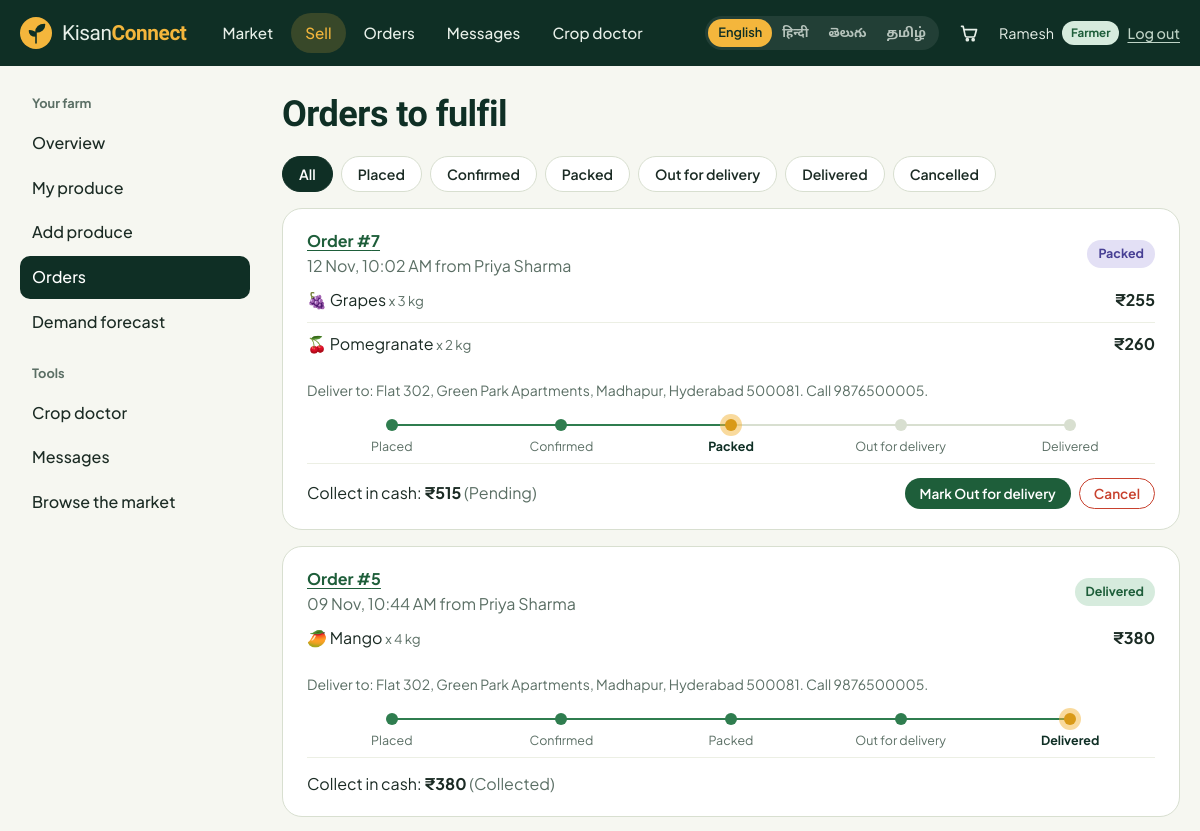
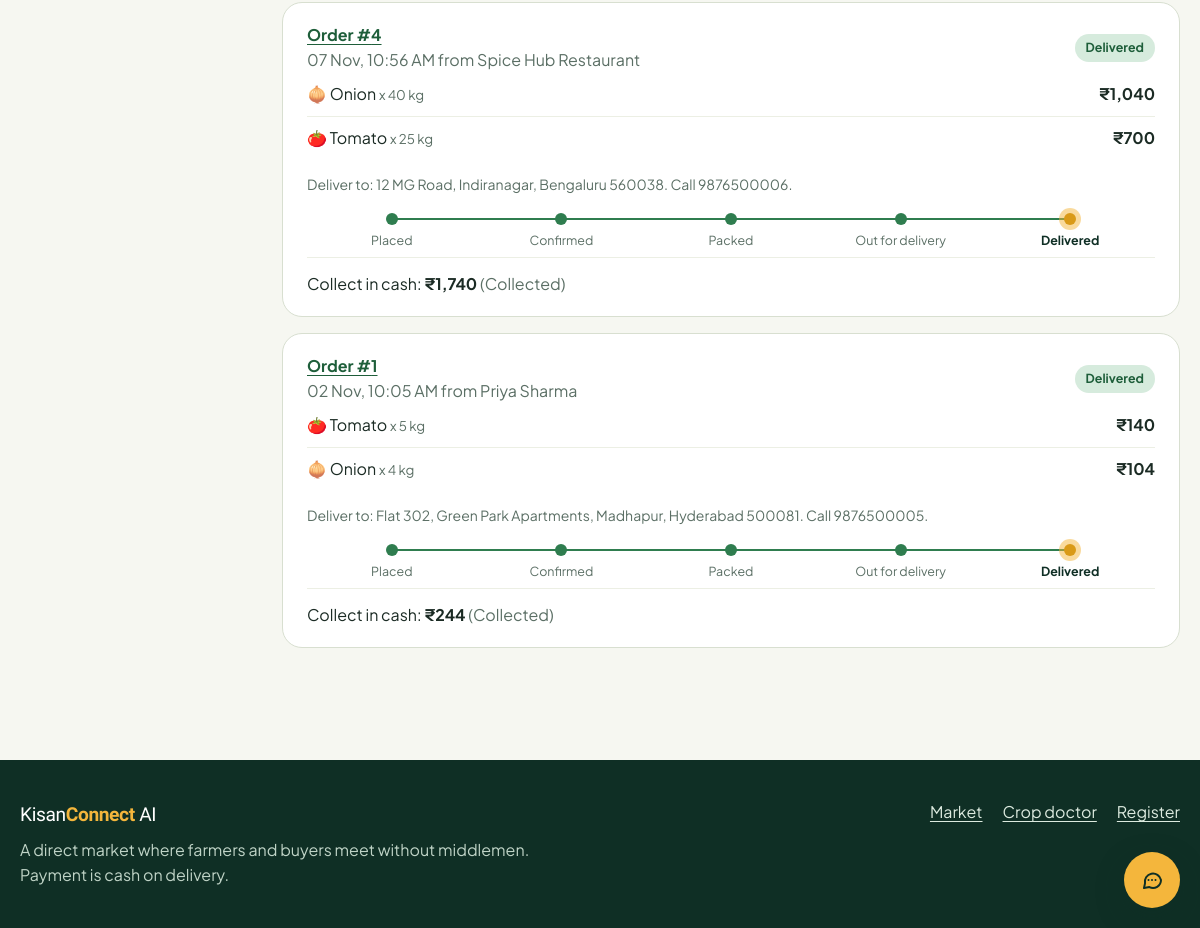
Screenshot of /farmer/orders (signed in) with the database file from the repository (2 pictures, top to bottom).
### tables this page shows
CREATE TABLE users(
  id INTEGER PRIMARY KEY AUTOINCREMENT,
  username TEXT UNIQUE NOT NULL, password_hash TEXT NOT NULL,
  name TEXT NOT NULL, role TEXT NOT NULL CHECK(role IN ('admin','farmer','buyer')),
  phone TEXT, village TEXT, address TEXT, language TEXT DEFAULT 'en',
  status TEXT NOT NULL DEFAULT 'active', cod_blocked INTEGER NOT NULL DEFAULT 0,
  created_at TEXT NOT NULL);

CREATE TABLE orders(
  id INTEGER PRIMARY KEY AUTOINCREMENT,
  buyer_id INTEGER NOT NULL REFERENCES users(id), seller_id INTEGER NOT NULL REFERENCES users(id),
  total REAL NOT NULL, status TEXT NOT NULL DEFAULT 'Placed',
  payment_method TEXT NOT NULL DEFAULT 'COD', payment_status TEXT NOT NULL DEFAULT 'Pending',
  address TEXT NOT NULL, phone TEXT NOT NULL, note TEXT, created_at TEXT NOT NULL);

CREATE TABLE order_items(
  id INTEGER PRIMARY KEY AUTOINCREMENT,
  order_id INTEGER NOT NULL REFERENCES orders(id), product_id INTEGER NOT NULL REFERENCES products(id),
  name TEXT NOT NULL, emoji TEXT, price REAL NOT NULL, qty INTEGER NOT NULL, unit TEXT NOT NULL);

### app.py (the view)
@app.route("/farmer/orders")
@role_required("farmer")
def farmer_orders():
    status = request.args.get("status", "")
    sql = """SELECT o.*, b.name AS buyer_name, b.phone AS buyer_phone FROM orders o
             JOIN users b ON b.id=o.buyer_id WHERE o.seller_id=?"""
    args = [g.user["id"]]
    if status in ORDER_FLOW + ["Cancelled"]:
        sql += " AND o.status=?"
        args.append(status)
    rows = q(sql + " ORDER BY o.created_at DESC", args)
    data = [dict(o=o, lines=order_items_for(o["id"])) for o in rows]
    return render_template("farmer/orders.html", data=data, status=status)

### app.py (called while the page is built)
def get_db():
    if "db" not in g:
        g.db = sqlite3.connect(DB_PATH)
        g.db.row_factory = sqlite3.Row
        g.db.execute("PRAGMA foreign_keys=ON")
    return g.db

def q(sql, args=(), one=False):
    cur = get_db().execute(sql, args)
    rows = cur.fetchall()
    cur.close()
    if one:
        return rows[0] if rows else None
    return rows

def role_required(*roles):
    def deco(fn):
        @wraps(fn)
        def wrapper(*a, **k):
            if not g.user:
                flash("Log in to continue.", "info")
                return redirect(url_for("login", next=request.path))
            if roles and g.user["role"] != "admin" and g.user["role"] not in roles:
                abort(403)
            return fn(*a, **k)
        return wrapper
    return deco

def csrf_token():
    if "_csrf" not in session:
        session["_csrf"] = secrets.token_hex(16)
    return session["_csrf"]

@app.before_request
def load_user():
    g.user = None
    uid = session.get("uid")
    if uid:
        user = q("SELECT * FROM users WHERE id=?", (uid,), one=True)
        if user and user["status"] != "blocked":
            g.user = user
        else:
            session.pop("uid", None)
    if request.method == "POST":
        token = request.form.get("_csrf") or request.headers.get("X-CSRF-Token", "")
        if not token or not secrets.compare_digest(token, session.get("_csrf", "")):
            abort(400)

@app.context_processor
def inject():
    lang = session.get("lang") or (g.user["language"] if g.user else "en")
    if lang not in LANG_NAMES:
        lang = "en"
    def t(key):
        row = TRANSLATIONS.get(key, {})
        return row.get(lang) or row.get("en") or key
    cart = session.get("cart", {})
    unread = 0
    if g.user:
        unread = q("SELECT COUNT(*) c FROM messages WHERE receiver_id=? AND is_read=0", (g.user["id"],), one=True)["c"]
    return dict(t=t, lang=lang, lang_names=LANG_NAMES, csrf_token=csrf_token, me=g.user,
                cart_count=sum(cart.values()), unread_count=unread, categories=CATEGORIES,
                order_flow=ORDER_FLOW, year=datetime.now().year)

@app.template_filter("inr")
def inr(value):
    try:
        value = float(value or 0)
    except (TypeError, ValueError):
        return "₹0"
    return "₹{:,.0f}".format(value) if value == int(value) or value >= 1000 else "₹{:,.1f}".format(value)

def order_items_for(oid):
    return q("SELECT * FROM order_items WHERE order_id=?", (oid,))

### templates/farmer/orders.html (shortened to what this page needs)
{% extends "dash_base.html" %}
{% from "_m.html" import pill, timeline with context %}
{% set section = 'f-orders' %}
{% block content %}
<header class="dash-head"><h1>Orders to fulfil</h1></header>
<div class="chips" role="group" aria-label="Filter by status">
  <a class="chip {{ 'on' if not status }}" href="{{ url_for('farmer_orders') }}">All</a>
  {% for s in order_flow + ['Cancelled'] %}<a class="chip {{ 'on' if status == s }}" href="{{ url_for('farmer_orders', status=s) }}">{{ s }}</a>{% endfor %}
</div>
{% for d in data %}
{% set o = d.o %}
<article class="order-card">
  <header>
    <div><a href="{{ url_for('order_detail', oid=o.id) }}"><strong>Order #{{ o.id }}</strong></a> <span class="muted">{{ o.created_at|when }} from {{ o.buyer_name }}</span></div>
    {{ pill(o.status) }}
  </header>
  <ul class="mini-list">
    {% for it in d.lines %}<li><span>{{ it.emoji }} {{ it.name }} <small class="muted">x {{ it.qty }} {{ it.unit }}</small></span><b>{{ (it.price * it.qty)|inr }}</b></li>{% endfor %}
  </ul>
  <p class="muted small">Deliver to: {{ o.address }}. Call {{ o.buyer_phone or o.phone }}.</p>
  {{ timeline(o.status) }}
  <footer>
    <span>Collect in cash: <b>{{ o.total|inr }}</b> <span class="muted">({{ o.payment_status }})</span></span>
    {% if o.status not in ('Delivered', 'Cancelled') %}
    {% set nxt = order_flow[order_flow.index(o.status) + 1] %}
    <form method="post" action="{{ url_for('order_status', oid=o.id) }}" class="inline-form">
      <button class="btn btn-primary btn-sm" name="status" value="{{ nxt }}">Mark {{ nxt }}</button>
      <button class="btn btn-danger-outline btn-sm" name="status" value="Cancelled" onclick="return confirm('Cancel order #{{ o.id }}?')">Cancel</button>
    </form>
    {% endif %}
  </footer>
</article>
{% else %}
<div class="empty-state"><h2>No orders here</h2><p>When buyers order your produce, you confirm, pack and deliver from this page.</p></div>
{% endfor %}
{% endblock %}

### templates/_m.html (shortened to what this page needs)
{% macro pill(s) %}<span class="pill pill-{{ s|replace(' ', '-')|lower }}">{{ s }}</span>{% endmacro %}
{% macro timeline(status) %}
  {% if status == 'Cancelled' %}
    <p class="cancelled-note">This order was cancelled.</p>
  {% else %}
  <ol class="timeline" aria-label="Order progress">
    {% set idx = order_flow.index(status) %}
    {% for s in order_flow %}
      <li class="{{ 'done' if loop.index0 < idx else ('now' if loop.index0 == idx else '') }}"><span></span>{{ s }}</li>
    {% endfor %}
  </ol>
  {% endif %}
{% endmacro %}

### templates/base.html (shortened to what this page needs)
<!doctype html>
<html lang="{{ lang }}">
<head>
  <link rel="stylesheet" href="{{ url_for('static', filename='css/style.css') }}">
</head>
<body class="{% block bodyclass %}{% endblock %}">
<header class="topbar">
  <div class="wrap topbar-in">
    <a class="brand" href="{{ url_for('landing') }}" aria-label="KisanConnect AI home">
      <span class="brand-name">Kisan<b>Connect</b></span>
    </a>
    <nav class="nav" id="nav" aria-label="Main">
      <a href="{{ url_for('shop') }}" class="{{ 'on' if request.path.startswith('/shop') or request.path.startswith('/product') }}">{{ t('nav_shop') }}</a>
      {% if me and me.role in ('farmer', 'admin') %}<a href="{{ url_for('farmer_dashboard') }}" class="{{ 'on' if request.path.startswith('/farmer') }}">{{ t('nav_sell') }}</a>{% endif %}
      {% if me %}<a href="{{ url_for('orders') }}" class="{{ 'on' if request.path.startswith('/orders') }}">{{ t('nav_orders') }}</a>
      <a href="{{ url_for('chat') }}" class="{{ 'on' if request.path.startswith('/chat') }}">{{ t('nav_chat') }}{% if unread_count %}<span class="dot-count">{{ unread_count }}</span>{% endif %}</a>{% endif %}
      <a href="{{ url_for('crop_doctor') }}" class="{{ 'on' if request.path.startswith('/ai/crop') }}">{{ t('nav_doctor') }}</a>
    </nav>
    <div class="topbar-tools">
      <div class="lang" role="group" aria-label="Language">
        {% for code, label in lang_names.items() %}
          <a href="{{ url_for('set_lang', code=code, next=request.path) }}" class="{{ 'on' if code == lang }}" hreflang="{{ code }}" lang="{{ code }}">{{ label }}</a>
        {% endfor %}
      </div>
      {% if me %}
        <a class="cart-link" href="{{ url_for('cart') }}" aria-label="{{ t('nav_cart') }}">
          <svg viewBox="0 0 24 24" width="20" height="20" fill="none" stroke="currentColor" stroke-width="2" stroke-linecap="round" stroke-linejoin="round"><path d="M3 4h2l2.4 11.2a2 2 0 0 0 2 1.6h7.6a2 2 0 0 0 2-1.5L21 8H6.2"/><circle cx="10" cy="20" r="1.2"/><circle cx="17" cy="20" r="1.2"/></svg>
        </a>
        <div class="me">
          <span class="me-name">{{ me.name.split(' ')[0] }}</span>
          <span class="role-tag role-{{ me.role }}">{{ me.role }}</span>
          <form method="post" action="{{ url_for('logout') }}"><input type="hidden" name="_csrf" value="{{ csrf_token() }}"><button class="link-btn">{{ t('nav_logout') }}</button></form>
        </div>
      {% else %}
        <a class="btn btn-ghost btn-sm" href="{{ url_for('login') }}">{{ t('nav_login') }}</a>
        <a class="btn btn-primary btn-sm" href="{{ url_for('register') }}">{{ t('nav_register') }}</a>
      {% endif %}
    </div>
  </div>
</header>
{% block body %}<main id="main">{% block content %}{% endblock %}</main>{% endblock %}
<footer class="footer">
  <div class="wrap footer-in">
    <div>
      <span class="brand-name">Kisan<b>Connect</b> AI</span>
      <p>A direct market where farmers and buyers meet without middlemen. Payment is cash on delivery.</p>
    </div>
    <div class="footer-links">
      <a href="{{ url_for('shop') }}">{{ t('nav_shop') }}</a>
      <a href="{{ url_for('crop_doctor') }}">{{ t('nav_doctor') }}</a>
      <a href="{{ url_for('register') }}">{{ t('nav_register') }}</a>
    </div>
  </div>
</footer>
<button class="bot-fab" type="button" data-bot-open aria-label="{{ t('assistant_title') }}" aria-expanded="false" aria-controls="bot">
  <svg viewBox="0 0 24 24" width="24" height="24" fill="none" stroke="currentColor" stroke-width="2" stroke-linecap="round" stroke-linejoin="round" aria-hidden="true"><path d="M21 12a8 8 0 0 1-11.6 7.1L4 20l1-4.6A8 8 0 1 1 21 12z"/><path d="M8.5 12h.01M12 12h.01M15.5 12h.01"/></svg>
</button>
</body>
</html>

### rows the page displays
users: name "Ramesh", role "Farmer"
orders: id "7", created_at|when "12 Nov, 10:02 AM", data "Packed", address "Flat 302, Green Park Apartments, Madhapur, Hyderabad 500081", total|inr "₹515", payment_status "Pending"
users: buyer_name "Priya Sharma" "Priya Sharma" "Priya Sharma", phone "9876500005" "9876500005" "9876500005"
order_items: emoji "🍇", name "Grapes", qty "3", unit "kg", (it.price*it.qty)|inr "₹255"
order_items: emoji "🍒", name "Pomegranate", qty "2", unit "kg", (it.price*it.qty)|inr "₹260"
orders: id "5", created_at|when "09 Nov, 10:44 AM", data "Delivered", address "Flat 302, Green Park Apartments, Madhapur, Hyderabad 500081", total|inr "₹380", payment_status "Collected"
order_items: emoji "🥭", name "Mango", qty "4", unit "kg", (it.price*it.qty)|inr "₹380"
orders: id "4", created_at|when "07 Nov, 10:56 AM", data "Delivered", address "12 MG Road, Indiranagar, Bengaluru 560038", total|inr "₹1,740", payment_status "Collected"
users: buyer_name "Spice Hub Restaurant", phone "9876500006"
order_items: emoji "🧅", name "Onion", qty "40", unit "kg", (it.price*it.qty)|inr "₹1,040"
order_items: emoji "🍅", name "Tomato", qty "25", unit "kg", (it.price*it.qty)|inr "₹700"
orders: id "1", created_at|when "02 Nov, 10:05 AM", data "Delivered", address "Flat 302, Green Park Apartments, Madhapur, Hyderabad 500081", total|inr "₹244", payment_status "Collected"
order_items: emoji "🍅", name "Tomato", qty "5", unit "kg", (it.price*it.qty)|inr "₹140"
order_items: emoji "🧅", name "Onion", qty "4", unit "kg", (it.price*it.qty)|inr "₹104"

### other values shown
{{ t('nav_shop') }} "Market"
{{ t('nav_sell') }} "Sell"
{{ t('nav_orders') }} "Orders"
{{ t('nav_chat') }} "Messages"
{{ t('nav_doctor') }} "Crop doctor"
{{ label }} "English" "हिन्दी" "తెలుగు" "தமிழ்"
{{ t('nav_logout') }} "Log out"
{{ label }} "Overview" "My produce" "Add produce" "Orders" "Demand forecast"
{{ s }} "Placed" "Confirmed" "Packed" "Out for delivery" "Delivered" "Cancelled"
{{ s }} "Placed" "Confirmed" "Packed" "Out for delivery" "Delivered" "Placed" "Confirmed" "Packed" "Out for delivery" "Delivered" "Placed" "Confirmed" "Packed" "Out for delivery" "Delivered" "Placed" "Confirmed" "Packed" "Out for delivery" "Delivered"
{{ nxt }} "Out for delivery"
{{ t('nav_register') }} "Register"
